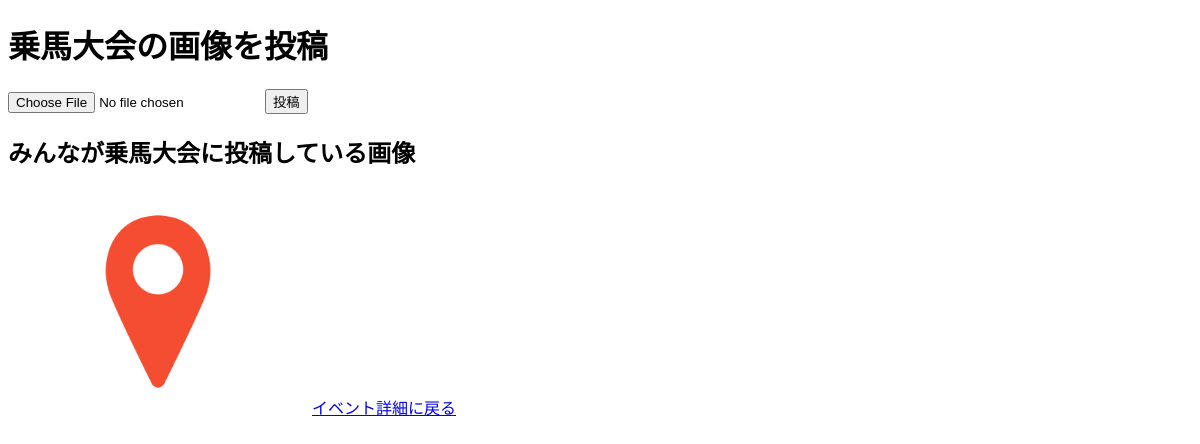
Before: /event/56/postimage (signed in) with the older database file.
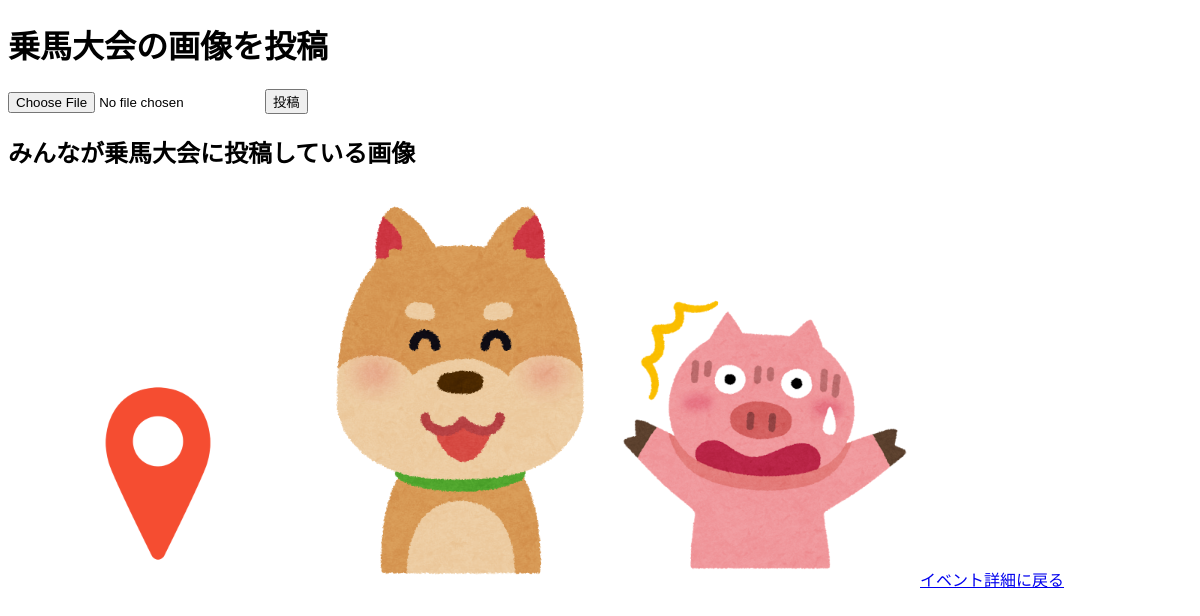
After: the same page with the newer database file.
### config.py (models this page shows, shortened)
class Event(Model):
    name = CharField()
    content = TextField(null=True)
    start_date = DateTimeField(null=True)
    end_date = DateTimeField(null=True)
    place = CharField()
    address = CharField()
    url = CharField(null=True)
    image = CharField(null=True)  # 画像ファイル名を保存するフィールド
    class Meta:
        database = db
        table_name = "events"

class EventImage(Model):
    user = ForeignKeyField(User, backref="images", on_delete="CASCADE")
    event = ForeignKeyField(Event, backref="images", on_delete="CASCADE")
    posted_date = DateTimeField(default=datetime.now)
    image_path = CharField()  # 画像ファイルのパスを保存するフィールド
    class Meta:
        database = db
        table_name = "event_images"

### app.py (the view, shortened to what this page needs)
@app.route("/event/<int:event_id>/postimage", methods=["GET", "POST"])
@login_required
def post_image(event_id):
    event = Event.get(Event.id == event_id)
    images = EventImage.select().where(EventImage.event == event)
    return render_template("post_image.html", event=event, images=images)

### app.py (called while the page is built)
@login_manager.user_loader
def load_user(user_id):
    return User.get_by_id(user_id)

### templates/post_image.html (shortened to what this page needs)
<!DOCTYPE html>
<html lang="ja">
<head>
</head>
<body>
    <h1>{{ event.name }}の画像を投稿</h1>
    <form action="{{ url_for('post_image', event_id=event.id) }}" method="POST" enctype="multipart/form-data">
        <input type="file" name="image" id="image" accept="image/*">
        <button type="submit">投稿</button>
    </form>
    <h2>みんなが{{ event.name }}に投稿している画像</h2>
    {% for image in images %}
        <img src="{{ url_for('static', filename='uploads/' + image.image_path.split('/')[-1]) }}" alt="Event Image" style="max-width: 300px;">
    {% endfor %}
    <a href="{{ url_for('event_detail', event_id=event.id) }}">イベント詳細に戻る</a>
</body>
</html>

Changed rows visible on the page:
added EventImage: image_path (picture)
added EventImage: image_path (picture)
